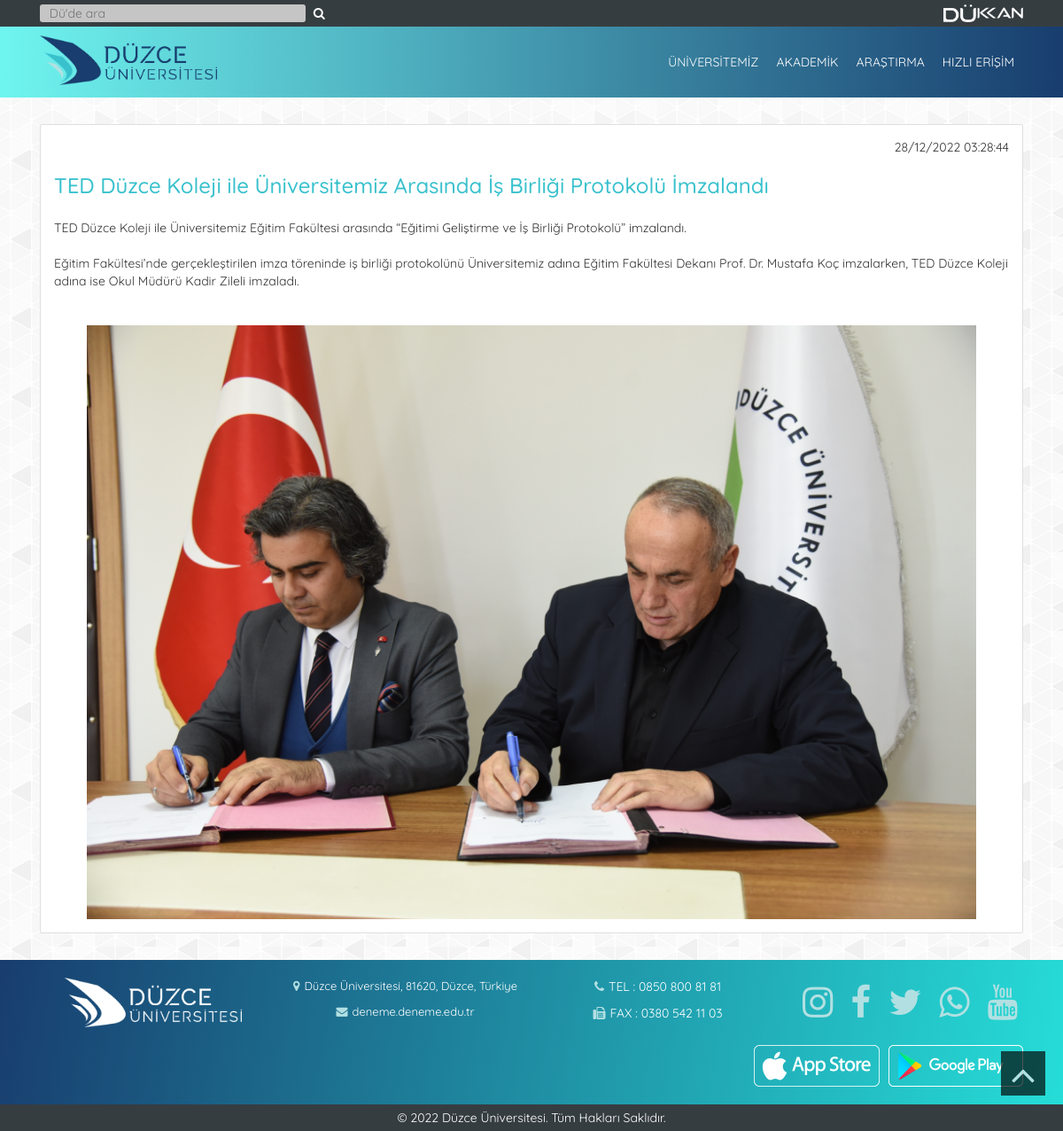
/duyurular/duyuru/120, run on the app's committed database.
### tables this page shows
CREATE TABLE IF NOT EXISTS `duyurular` (
  `id` int(11) NOT NULL AUTO_INCREMENT,
  `duyuruBaslik` varchar(255) NOT NULL,
  `duyuruIcerik` text NOT NULL,
  `duyuruGorsel` varchar(255) NOT NULL,
  `duyuruTarih` varchar(255) NOT NULL,
  PRIMARY KEY (`id`)
);

### application/helpers/layout_helper.php (called while the page is built, shortened)
<?php
function load_view($view, $data = NULL)
{
    $ci = get_instance();
    $ci->load->view("layout/header", $data);
    $ci->load->view($view, $data);
}
?>

### application/controllers/Duyurular.php (called while the page is built, shortened)
<?php
class Duyurular extends CI_Controller {
    public function duyuru($id)
    {
        $duyuru = $this->Duyurular_Model->get_duyuru($id);
        $data = [
            "duyuru" => $duyuru,
            "title"  => 'Düzce Üniversitesi - Duyurular'
        ];
        load_view("DuyuruDetay_View", $data);
    }
}
?>

### index.php (called while the page is built, shortened)
<?php
require_once BASEPATH.'core/CodeIgniter.php';

### application/models/Duyurular_Model.php (called while the page is built, shortened)
<?php
class Duyurular_Model extends CI_Model {
    public function get_duyuru($id)
    {
        return $this->db->select('*')->from('duyurular')->where('id', $id)->get()->row();
    }
}
?>

### application/views/DuyuruDetay_View.php (the view, shortened to what this page needs)
<div class="container">
    <div class="card haberdetay-kapsayici">
        <span class="haberdetay-tarih"><?php echo $duyuru->duyuruTarih; ?></span>
        <h3 class="haberdetay-baslik"><?php echo $duyuru->duyuruBaslik; ?></h3>
        <p class="haberdetay-aciklama"><?php echo $duyuru->duyuruIcerik; ?></p>
        <img class="haberdetay-resim" src="<?php echo base_url() ?>uploads/duyurular/<?php echo $duyuru->duyuruGorsel; ?>">
    </div>
</div>

### css/custom.css (style rules this page uses)
* { margin:0; padding:0; }
:root { --konseptRenk1 : #183d6e; --konseptRenk2 : #39c1cd; --konseptRenk3 : #b2e0e2; --konseptRenk4 : #0c2e5a; --headerKusakRengi : #363d41; --footerKusakRengi : #363d41; --headerRengi : linear-gradient(270deg, rgba(24,61,110,1) 0%, rgb(111, 245, 240) 100%); --footerRengi : linear-gradient(100deg, rgba(24,61,110,1) 0%, rgba(38,221,216,1) 100%); --hizliErisimAcilirMenuRengi : linear-gradient(359deg, rgba(24,61,110,1) 0%, rgb(1 1 17) 100%); --hamburgerMenuArkaplanRengi : aqua; --seffaflik :rgba(0, 0, 0, 0.67) !important; --navbarLinkHoverArkaplanRengi : #183d6e; --navbarLinkHoverYaziRengi : #fff; --ikonRenkleri : #b2e0e2; --footerYaziRenkleri : #fff; }
body { font-family: 'Quicksand' !important; position: relative; background-image: url("../img/background-pattern.png"); }
.haberdetay-kapsayici { margin-top:30px; margin-bottom:30px; }
.haberdetay-tarih { padding-left:15px; padding-right: 15px; padding-top:15px; display: flex; justify-content: right; }
.haberdetay-baslik { padding-left:15px; padding-right:15px; padding-bottom:15px; color:var(--konseptRenk2); }
.haberdetay-aciklama { padding-left:15px; padding-right:15px; padding-bottom:15px; word-wrap: break-word; white-space: pre-wrap; }
.haberdetay-resim { max-height: 700px; object-fit: contain; padding-top:15px; padding-bottom:15px; padding-left:15px; padding-right:15px; }

### data on the page
duyurular: duyuruTarih "28/12/2022 03:28:44", duyuruBaslik "TED Düzce Koleji ile Üniversitemiz Arasında İş Birliği Protokolü İmzalandı", duyuruIcerik "TED Düzce Koleji ile Üniversitemiz Eğitim Fakültesi arasında “Eğitimi Geliştirme ve İş Birliği Protokolü” imzalandı. Eğitim Fakültesi’nde gerçekleştirilen imza töreninde iş birliği protokolünü Üniversitemiz adına Eğitim Fakültesi Dekanı Prof. Dr. Mustafa Koç imzalarken, TED Düzce Koleji adına ise Okul Müdürü Kadir Zileli imzaladı.", duyuruGorsel (picture)
